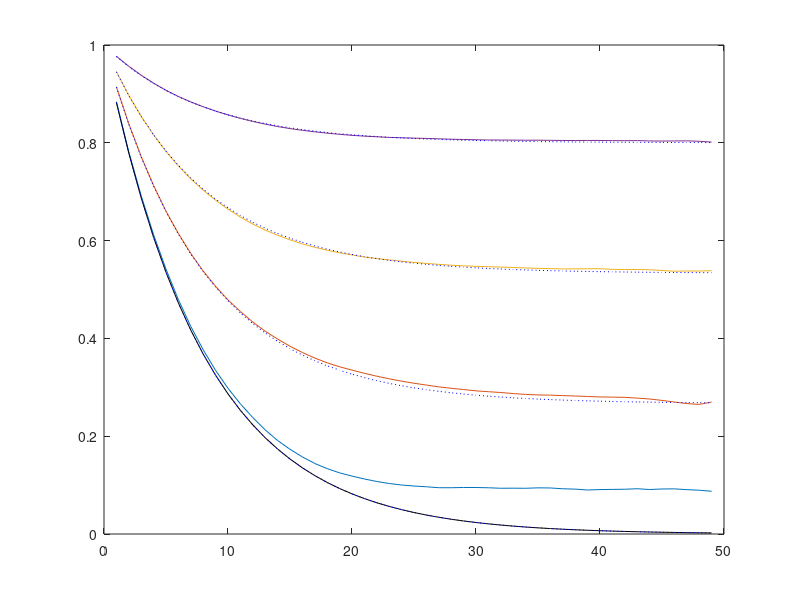

Source code (MATLAB):
n     = 100;
m     = 75;
maxd  = 50;
nd    = 50;
nperc = 4;
percs = linspace(0,80,nperc);
intid = nchoosek(1:nd,2);
dt    = intid(:,2)-intid(:,1);
[dts,~,ic]=unique(dt);
dcp = 0.5;
dgaml =-dcp^2/2;
cumgaml=dts*dgaml;
cumgam=exp(cumgaml);

for j=1:nperc
    perc=percs(j);
    %noise=exprnd(1,nd*m);
    noise=randn(nd,n,m);
    
    k=round(n/100*perc);
    noise(:,1:k,:)=0;
    cp=dcp*ones(1,nd);
    
    for i=1:nd
        data(i,:,:)=exp(1j*cp(i)*noise(i,:,:));
    end
    data=cumprod(data,1);
    
    ints=data(intid(:,2),:,:).*conj(data(intid(:,1),:,:));
    
    b=squeeze(abs(mean(ints,2)));
    c=mean(b,2);
    for i=1:length(dts)
        allcoh(j,i)=mean(c(ic==i));
    end
end

a=percs/100+cumgam*(1-percs/100);
figure
plot(dts,allcoh)
hold on
plot(dts,cumgam,'k')
plot(dts,a,'b:')